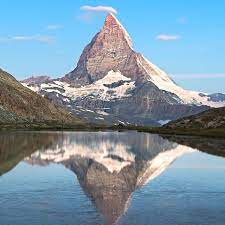
#> input picture image.jpg, 225 x 225 px, given in place of monitoring_720p.mp4, which was not available
$ jupyter execute chap162.ipynb   (text cells are left out)
#> lines starting #> are read from the running program, lines starting #| are printed output that depends on the picture; after the words box and inside, x2 and y2 are one past the last pixel; in counts of white or black regions, pixels touching at a corner belong together; pictures that were not available may be replaced by others from this repository, and a replacement may not be noted
[cell 1]
import numpy as np
import cv2

[cell 2]
cap = cv2.VideoCapture('monitoring_720p.mp4')

[cell 3]
# params for ShiTomasi corner detection
feature_params = dict( maxCorners = 100, qualityLevel = 0.3, minDistance = 7, blockSize = 7)

[cell 4]
# Parameters for lucas kanade optical flow
lk_params = dict( winSize = (15,15), maxLevel = 2,
    criteria = (cv2.TERM_CRITERIA_EPS | cv2.TERM_CRITERIA_COUNT, 10, 0.03))

[cell 5]
# Create some random colors
color = np.random.randint(0,255,(100,3))

[cell 6]
# Take first frame and find corners in it
ret, old_frame = cap.read()
#> old_frame is the input picture: shape (225, 225, 3); mean B, G, R 167.7, 150.6, 125.3
old_gray = cv2.cvtColor(old_frame, cv2.COLOR_BGR2GRAY)
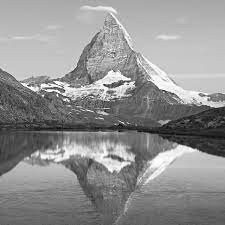
#> old_gray: shape (225, 225); min 0, max 255, mean 145
p0 = cv2.goodFeaturesToTrack(old_gray, mask = None, **feature_params)
#> p0 = 36 rows, first 8: [62, 90], [105, 90], [132, 83], [40, 87], [55, 93], [72, 98], [131, 161], [207, 97]

[cell 7]
# Create a mask image for drawing purposes
mask = np.zeros_like(old_frame)

[cell 8]
while(1):
    ret,frame = cap.read()
    frame_gray = cv2.cvtColor(frame, cv2.COLOR_BGR2GRAY)

    # calculate optical flow
    p1, st, err = cv2.calcOpticalFlowPyrLK(old_gray, frame_gray, p0, None, **lk_params)
#> p1 has the same summary as p0; st = 36 values from 1 to 1; err = 36 values from 0 to 0

    # Select good points
    good_new = p1[st==1]
#> good_new = 36 pairs, first value 29 to 207, second value 53 to 171
    good_old = p0[st==1]
#> good_old has the same summary as good_new

    # draw the tracks
    for i,(new,old) in enumerate(zip(good_new,good_old)):
        a,b = new.ravel()
        c,d = old.ravel()
        mask = cv2.line(mask, (int(a),int(b)),(int(c),int(d)), color[i].tolist(), 2)
        frame = cv2.circle(frame,(int(a),int(b)),5,color[i].tolist(),-1)
#> this loop made 36 passes
#> (a, b, c, d) on passes 1 to 12: (62, 90, 62, 90), (105, 90, 105, 90), (132, 83, 132, 83), (40, 87, 40, 87), (55, 93, 55, 93), (72, 98, 72, 98), (131, 161, 131, 161), (207, 97, 207, 97), (101, 83, 101, 83), (109, 155, 109, 155), (29, 86, 29, 86), (113, 94, 113, 94)
#> pass 1, `frame = cv2.circle(frame,(int(a),int(b)),5,color[i].tolist(),-1)`:
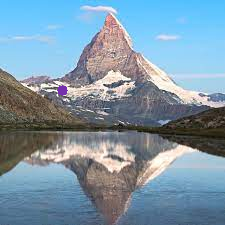
#> frame: shape (225, 225, 3); 0.16% of pixels changed, all inside (x1, y1, x2, y2) = (57, 85, 68, 96)
#> pass 2, `mask = cv2.line(mask, (int(a),int(b)),(int(c),int(d)), color[i].tolist..`:
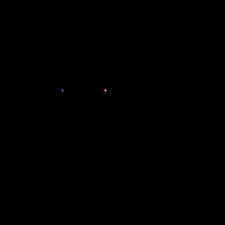
#> mask: shape (225, 225, 3); mean of channels 0, 1, 2 0, 0, 0; drawn as B, G, R
#> pass 2, `frame = cv2.circle(frame,(int(a),int(b)),5,color[i].tolist(),-1)`:
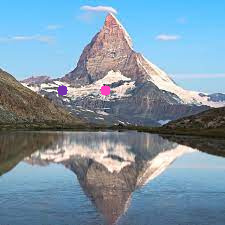
#> frame: shape (225, 225, 3); 0.16% of pixels changed, all inside (x1, y1, x2, y2) = (100, 85, 111, 96)
#> after the loop:
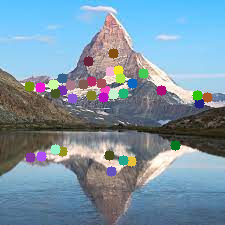
#> frame: shape (225, 225, 3); 5.34% of pixels changed, all inside (x1, y1, x2, y2) = (24, 48, 213, 177)
#> after the loop:
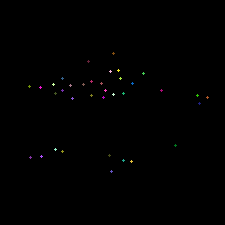
#> mask: shape (225, 225, 3); 0.34% of pixels changed, all inside (x1, y1, x2, y2) = (28, 52, 209, 173); drawn as B, G, R

    img = cv2.add(frame,mask)
    cv2.imshow('frame',img)
    k = cv2.waitKey(30) & 0xff
#> (key Esc is pressed here)
    if k == 27:
        break
    # Now update the previous frame and previous points
    old_gray = frame_gray.copy()
    p0 = good_new.reshape(-1,1,2)
cv2.destroyAllWindows()
cap.release()

[cell 9]
import cv2
import numpy as np

[cell 10]
cap = cv2.VideoCapture('monitoring_720p.mp4')

[cell 11]
ret, frame1 = cap.read()
prvs = cv2.cvtColor(frame1,cv2.COLOR_BGR2GRAY)
hsv = np.zeros_like(frame1)
hsv[...,1] = 255

[cell 12]
while(1):
    ret, frame2 = cap.read()
    next = cv2.cvtColor(frame2,cv2.COLOR_BGR2GRAY)
    flow = cv2.calcOpticalFlowFarneback(prvs,next, None, 0.5, 3, 15, 3, 5, 1.2, 0)
    mag, ang = cv2.cartToPolar(flow[...,0], flow[...,1])
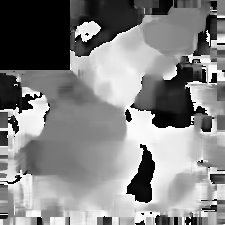
#> ang: shape (225, 225) float32; min 0, max 6.28, mean 3.27; drawn with min black and max white
    hsv[...,0] = ang*180/np.pi/2
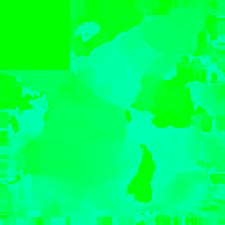
#> hsv: shape (225, 225, 3); mean of channels 0, 1, 2 93.1, 255, 0; drawn as B, G, R
    hsv[...,2] = cv2.normalize(mag,None,0,255,cv2.NORM_MINMAX)
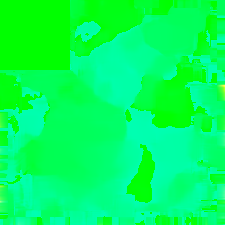
#> hsv: shape (225, 225, 3); 5.06% of pixels changed, all inside (x1, y1, x2, y2) = (0, 67, 225, 225); drawn as B, G, R
    rgb = cv2.cvtColor(hsv,cv2.COLOR_HSV2BGR)
    #rgb = cv2.resize(rgb, (640, 360))
    #frame2 = cv2.resize(frame2, (640, 360))
    cv2.imshow('frame1',rgb)
    cv2.imshow('frame2',frame2)
    k = cv2.waitKey(30) & 0xff
#> (key Esc is pressed here)
    if k == 27:
        break
    elif k == ord('s'):
        cv2.imwrite('opticalfb.png',frame2)
        cv2.imwrite('opticalhsv.png',rgb)
    prvs = next
cap.release()
cv2.destroyAllWindows()
